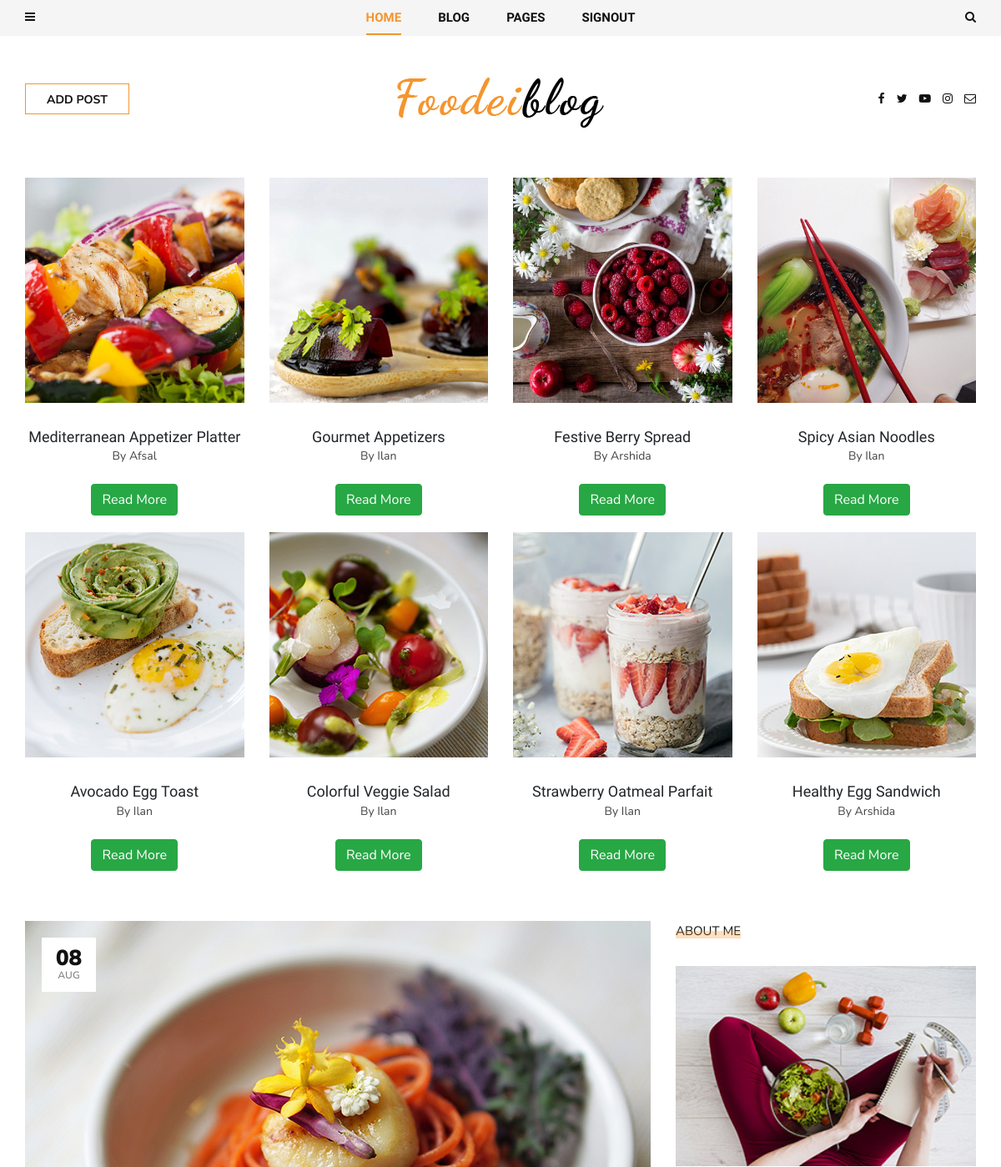
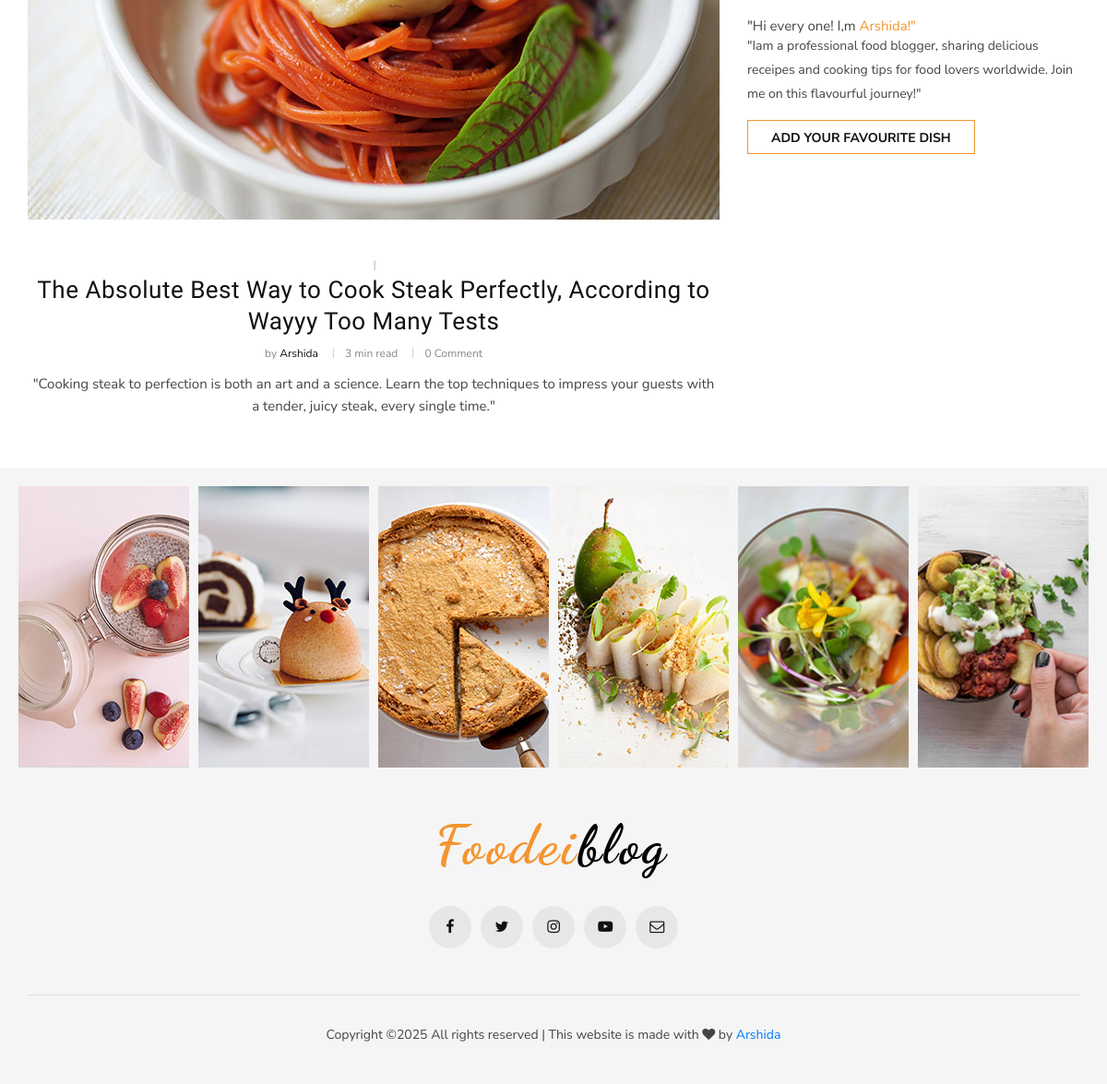
Page /bloglist on the committed database (2 pictures, top to bottom).
### blogapp/models.py (models this page shows, shortened)
class Post(models.Model):
    title = models.CharField(max_length=200)
    author = models.ForeignKey(User,on_delete=models.CASCADE)
    image = models.ImageField(upload_to="media",null=True)
    content = models.TextField()
    date_posted = models.DateTimeField(default=timezone.now)

### blogapp/views.py (the view)
# urls.py: path('bloglist',views.blogs,name="bloglist"),
def blogs(request):
    posts = Post.objects.all()
    posts = Post.objects.filter().order_by('-date_posted')
    return render(request,"blog/bloglist.html", {'posts':posts})

### templates/blog/bloglist.html
{% extends 'blog/index.html' %}
{% load static %}
{% block content %}
<div class="container">
            <div class="row">
                 {% for post in posts %}
                <div class="col-lg-3 col-md-6 col-sm-12 position-relative">
                    <img class="categories__item set-bg" src="{{ post.image.url }}">
                        <div class="categories__hover__text text-center">
                            <h5 class="mt-1">{{ post.title }}</h5>
                            <p>By {{ post.author }}</p>
                            <a href="{% url 'view_post' post.id %}" class="btn btn-success read-more-btn">Read More</a>
                        </div>
                </div>
                  {% endfor %}
                 </div>
        </div>
{% endblock %}

### templates/blog/index.html (shortened to what this page needs)
<!DOCTYPE html>
{% load static %}
<html lang="en">
<head>
    <link rel="stylesheet" href="{% static 'user/assets/css/bootstrap.min.css' %}" type="text/css">
    <link rel="stylesheet" href="{% static 'user/assets/css/font-awesome.min.css' %}" type="text/css">
    <link rel="stylesheet" href="{% static 'user/assets/css/elegant-icons.css' %}" type="text/css">
    <link rel="stylesheet" href="{% static 'user/assets/css/owl.carousel.min.css' %}" type="text/css">
    <link rel="stylesheet" href="{% static 'user/assets/css/slicknav.min.css' %}" type="text/css">
    <link rel="stylesheet" href="{% static 'user/assets/css/style.css' %}" type="text/css">
</head>
<body>
<div>
    {% include 'blog/navbar.html' %}
</div>
{% block content %}
{% endblock %}
{% include 'blog/footer.html' %}

### templates/blog/navbar.html (shortened to what this page needs)
<!DOCTYPE html>
{% load static %}
<html lang="en">
<head>
    <link rel="stylesheet" href="{% static 'user/assets/css/bootstrap.min.css' %}" type="text/css">
    <link rel="stylesheet" href="{% static 'user/assets/css/font-awesome.min.css' %}" type="text/css">
    <link rel="stylesheet" href="{% static 'user/assets/css/elegant-icons.css' %}" type="text/css">
    <link rel="stylesheet" href="{% static 'user/assets/css/owl.carousel.min.css' %}" type="text/css">
    <link rel="stylesheet" href="{% static 'user/assets/css/slicknav.min.css' %}" type="text/css">
    <link rel="stylesheet" href="{% static 'user/assets/css/style.css' %}" type="text/css">
</head>
<body>
    <header class="header">
        <div class="header__top">
            <div class="container">
                <div class="row">
                    <div class="col-lg-2 col-md-1 col-6 order-md-1 order-1">
                        <div class="header__humberger">
                            <i class="fa fa-bars humberger__open"></i>
                        </div>
                    </div>
                    <div class="col-lg-8 col-md-10 order-md-2 order-3">
                        <nav class="header__menu">
                            <ul>
                                <li class="active"><a href="{% url 'bloglist' %}">Home</a></li>
                                {% if user.is_authenticated %}
                                {% if user.is_staff %}
                                <li class=""><a href="/admin/">Admin Dashboard</a></li>
                                {% else %}
                                <li class=""><a href="{% url 'profileview' request.user.profileuser.pk %}">Profile</a></li>
                                {% endif %}
                                {% else %}
                                <li class=""><a href="{% url 'bloglist' %}">Blog</a></li>
                                {% endif %}
                                <li class="dropdown"><a href="#">Pages</a>
                                </li>
                                <li><a href="{% url 'logout' %}">Signout</a></li>
                            </ul>
                        </nav>
                    </div>
                    <div class="col-lg-2 col-md-1 col-6 order-md-3 order-2">
                        <div class="header__search">
                            <i class="fa fa-search search-switch"></i>
                        </div>
                    </div>
                </div>
            </div>
        </div>
        <div class="container">
            <div class="row">
                <div class="col-lg-3 col-md-3">
                    <div class="header__btn">
                        <a href="{% url 'create_post' %}" class="primary-btn">Add Post</a>
                    </div>
                </div>
                <div class="col-lg-6 col-md-6">
                    <div class="header__logo">
                        <a href="./index.html"><img src="{% static 'user/assets/img/logo.png' %}" alt=""></a>
                    </div>
                </div>
                <div class="col-lg-3 col-md-3">
                    <div class="header__social">
                        <a href="#"><i class="fa fa-facebook"></i></a>
                        <a href="#"><i class="fa fa-twitter"></i></a>
                        <a href="#"><i class="fa fa-youtube-play"></i></a>
                        <a href="#"><i class="fa fa-instagram"></i></a>
                        <a href="#"><i class="fa fa-envelope-o"></i></a>
                    </div>
                </div>
            </div>
        </div>
    </header>
</body>
</html>

### templates/blog/footer.html (shortened to what this page needs)
{% load static %}
<div class="categories__post">
            <div class="container">
                <div class="row">
                    <div class="col-lg-8 col-md-8">
                        <div class="categories__post__item categories__post__item--large">
                            <div class="categories__post__item__pic set-bg"
                                data-setbg="{% static 'user/assets/img/categories/categories-post/cp-1.jpg' %}">
                                <div class="post__meta">
                                    <h4>08</h4>
                                    <span>Aug</span>
                                </div>
                            </div>
                            <div class="categories__post__item__text">
                                <ul class="post__label--large">
                                </ul>
                                <h3><a href="#">The Absolute Best Way to Cook Steak Perfectly, According to Wayyy Too
                                        Many Tests</a></h3>
                                <ul class="post__widget">
                                    <li>by <span>Arshida</span></li>
                                    <li>3 min read</li>
                                    <li>0 Comment</li>
                                </ul>
                                <p>"Cooking steak to perfection is both an art and a science. Learn the top techniques to impress your guests with a tender, juicy steak, every single time."</p>
                            </div>
                        </div>
                    </div>
                    <div class="col-lg-4 col-md-4">
                        <div class="sidebar__item">
                            <div class="sidebar__about__item">
                                <div class="sidebar__item__title">
                                    <h6>About me</h6>
                                </div>
                                <img src="{% static 'user/assets/img/sidebar/sidebar-about.jpg' %}" alt="">
                                <h6>"Hi every one! I,m <span>Arshida!"</span></h6>
                                <p>"Iam a professional food blogger, sharing delicious receipes and cooking tips for food lovers worldwide. Join me on this flavourful journey!"</p>
                                <a href="{% url 'create_post' %}" class="primary-btn">Add your favourite dish</a>
                            </div>
                        </div>
                    </div>
                </div>
            </div>
        </div>
    <footer class="footer">
        <div class="container-fluid">
            <div class="footer__instagram">
                <div class="row">
                    <div class="col-lg-2 col-md-2 col-sm-4 col-6">
                        <div class="footer__instagram__item set-bg" data-setbg="{% static 'user/assets/img/footer/ip-1.jpg' %}"></div>
                    </div>
                    <div class="col-lg-2 col-md-2 col-sm-4 col-6">
                        <div class="footer__instagram__item set-bg" data-setbg="{% static 'user/assets/img/footer/ip-2.jpg' %}"></div>
                    </div>
                    <div class="col-lg-2 col-md-2 col-sm-4 col-6">
                        <div class="footer__instagram__item set-bg" data-setbg="{% static 'user/assets/img/footer/ip-3.jpg' %}"></div>
                    </div>
                    <div class="col-lg-2 col-md-2 col-sm-4 col-6">
                        <div class="footer__instagram__item set-bg" data-setbg="{% static 'user/assets/img/footer/ip-4.jpg' %}"></div>
                    </div>
                    <div class="col-lg-2 col-md-2 col-sm-4 col-6">
                        <div class="footer__instagram__item set-bg" data-setbg="{% static 'user/assets/img/footer/ip-5.jpg' %}"></div>
                    </div>
                    <div class="col-lg-2 col-md-2 col-sm-4 col-6">
                        <div class="footer__instagram__item set-bg" data-setbg="{% static 'user/assets/img/footer/ip-6.jpg' %}"></div>
                    </div>
                </div>
            </div>
        </div>
        <div class="container">
            <div class="row">
                <div class="col-lg-12">
                    <div class="footer__text">
                        <div class="footer__logo">
                            <a href="#"><img src="{% static 'user/assets/img/logo.png' %}" alt=""></a>
                        </div>
                        <div class="footer__social">
                            <a href="#"><i class="fa fa-facebook"></i></a>
                            <a href="#"><i class="fa fa-twitter"></i></a>
                            <a href="#"><i class="fa fa-instagram"></i></a>
                            <a href="#"><i class="fa fa-youtube-play"></i></a>
                            <a href="#"><i class="fa fa-envelope-o"></i></a>
                        </div>
                    </div>
                    <div class="footer__copyright">
                        <p>
  Copyright &copy;<script>document.write(new Date().getFullYear());</script> All rights reserved | This website is made with <i class="fa fa-heart" aria-hidden="true"></i> by <a href="https://colorlib.com" target="_blank">Arshida</a>
  </p>
                    </div>
                </div>
            </div>
        </div>
    </footer>

### templates/blog/index.html (style rules this page uses)
.categories__item { width: 100%; height: 250px; object-fit: cover; transition: transform 0.3s ease-in-out; }
.read-more-btn { margin-top: 5px; padding: 8px 16px; color: white; background-color: #007bff; text-decoration: none; border-radius: 4px; font-size: 14px; transition: background-color 0.3s ease; }
.col-lg-3, .col-md-6, .col-sm-12 { margin-bottom: 20px; }

### rows in the picture
Post: image (picture), title "Mediterranean Appetizer Platter", author "Afsal"
Post: image (picture), title "Gourmet Appetizers", author "Ilan"
Post: image (picture), title "Festive Berry Spread", author "Arshida"
Post: image (picture), title "Spicy Asian Noodles", author "Ilan"
Post: image (picture), title "Avocado Egg Toast", author "Ilan"
Post: image (picture), title "Colorful Veggie Salad", author "Ilan"
Post: image (picture), title "Strawberry Oatmeal Parfait", author "Ilan"
Post: image (picture), title "Healthy Egg Sandwich", author "Arshida"
